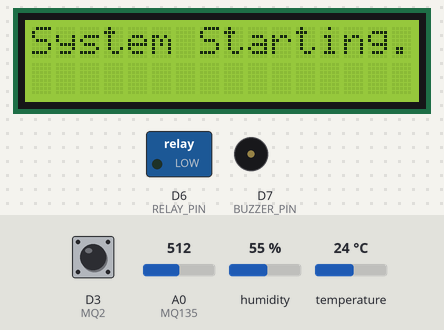
This sketch was run on a simulated ESP8266 (NodeMCU). Shown: 16×2 character LCD, switched loads named in the sketch (green lamp = pin HIGH), buzzer (waves = sounding, pin HIGH). Inputs (shaded band) come from the test bench; at power-on: A0 (MQ135) = 512, D3 (MQ2) HIGH, humidity 55 %, temperature 24 °C. WiFi joins after 1.5 s; servers stay silent unless stated; web services answer with replies made up by the test bench; what the sketch prints to the serial monitor is not drawn.

Above: at 2.4 s.
At 8.0 s:
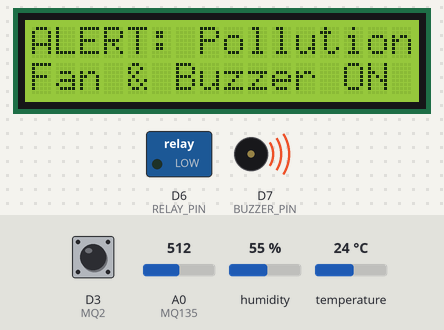
8.1 s: A0 (MQ135) set to 105
13.6 s: A0 (MQ135) set to 90
At 18.6 s:
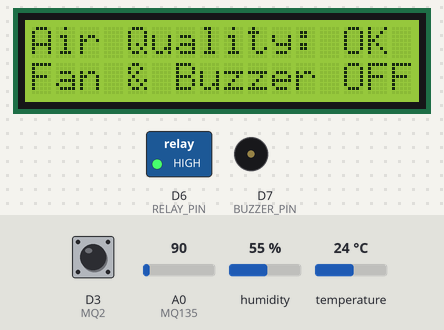
18.9 s: A0 (MQ135) set to 110
At 23.6 s:
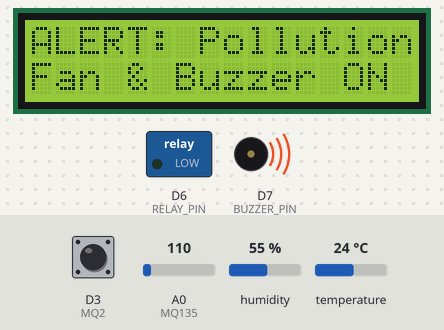
23.9 s: A0 (MQ135) set to 0
At 28.8 s:
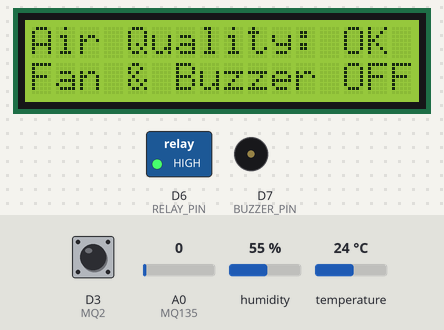
Timing chart, 0 to 29.9 s (numbered marks = the images above; inputs shaded):
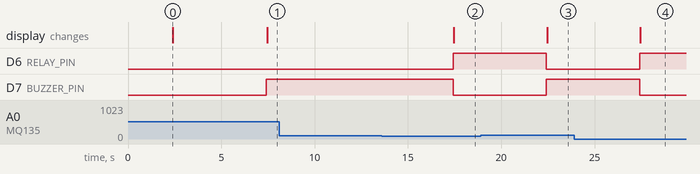

Measured:
- the behaviour switches between 101 and 100 on A0 (MQ135) (found by bisection; images 1 and 2)
- after the input at 8.1 s, every drawn part: stays the same
- after the input at 13.6 s, D6 (RELAY_PIN): LOW → HIGH after 3.8 s; D7 (BUZZER_PIN): HIGH → LOW after 3.8 s; the display: changes after 3.9 s (image 2)
- after the input at 18.9 s, D6 (RELAY_PIN): HIGH → LOW after 3.5 s; D7 (BUZZER_PIN): LOW → HIGH after 3.5 s; the display: changes after 3.6 s (image 3)
- after the input at 23.9 s, D6 (RELAY_PIN): LOW → HIGH after 3.5 s; D7 (BUZZER_PIN): HIGH → LOW after 3.5 s; the display: changes after 3.6 s (image 4)
- what the display in image 0 shows lasts 5.1 s, from 2.4 s to 7.5 s

The sketch:

smart_kitchen.ino
```cpp
/***************************************************************
 * Smart Kitchen Air Quality & Safety Monitoring System
 * Platform: NodeMCU ESP8266
 * Monitors temperature, humidity, air quality, and smoke.
 * Alerts via LCD & buzzer, controls fan via relay, and sends
 * data to Blynk & ThingSpeak.
 ***************************************************************/

#define BLYNK_TEMPLATE_ID   "YOUR_TEMPLATE_ID"
#define BLYNK_TEMPLATE_NAME "YOUR_TEMPLATE_NAME"
#define BLYNK_AUTH_TOKEN    "YOUR_BLYNK_AUTH_TOKEN"

#include <ESP8266WiFi.h>
#include <BlynkSimpleEsp8266.h>
#include <DHT.h>
#include <ESP8266HTTPClient.h>
#include <Wire.h>
#include <LiquidCrystal_PCF8574.h>

// WiFi and ThingSpeak credentials
char ssid[] = "YOUR_WIFI_SSID";
char pass[] = "YOUR_WIFI_PASSWORD";
String apiKey = "YOUR_THINGSPEAK_API_KEY";
const char* server = "api.thingspeak.com";

// Sensors
#define DHTPIN D4
#define DHTTYPE DHT22
DHT dht(DHTPIN, DHTTYPE);

#define MQ135 A0
#define MQ2 D3

// Actuators
#define BUZZER_PIN D7
#define RELAY_PIN D6

// LCD
LiquidCrystal_PCF8574 lcd(0x27);

// Thresholds
#define AIR_QUALITY_THRESHOLD 100

BlynkTimer timer;

void controlDevices(int airQuality) {
  if (airQuality > AIR_QUALITY_THRESHOLD) {
    digitalWrite(BUZZER_PIN, HIGH);
    digitalWrite(RELAY_PIN, LOW);
    lcd.clear();
    lcd.setCursor(0, 0); lcd.print("ALERT: Pollution!");
    lcd.setCursor(0, 1); lcd.print("Fan & Buzzer ON");
  } else {
    digitalWrite(BUZZER_PIN, LOW);
    digitalWrite(RELAY_PIN, HIGH);
    lcd.clear();
    lcd.setCursor(0, 0); lcd.print("Air Quality: OK");
    lcd.setCursor(0, 1); lcd.print("Fan & Buzzer OFF");
  }
}

void sendSensorData() {
  float temperature = dht.readTemperature();
  float humidity    = dht.readHumidity();
  int airQuality    = analogRead(MQ135);
  int gasLevel      = digitalRead(MQ2);

  Serial.print("Air Quality: "); Serial.print(airQuality);
  Serial.print("  Gas Level: "); Serial.println(gasLevel);

  if (isnan(temperature) || isnan(humidity)) {
    lcd.clear();
    lcd.setCursor(0, 0); lcd.print("DHT22 Error");
  } else {
    lcd.clear();
    lcd.setCursor(0, 0); lcd.print("Temp: " + String(temperature) + "C");
    lcd.setCursor(0, 1); lcd.print("Humid: " + String(humidity) + "%");
  }

  controlDevices(airQuality);

  // Send data to Blynk
  Blynk.virtualWrite(V1, temperature);
  Blynk.virtualWrite(V2, humidity);
  Blynk.virtualWrite(V3, airQuality);
  Blynk.virtualWrite(V4, gasLevel);

  // Send data to ThingSpeak
  if (WiFi.status() == WL_CONNECTED) {
    WiFiClient client;
    HTTPClient http;
    String url = "http://" + String(server) + "/update?api_key=" + apiKey +
                 "&field1=" + String(temperature) +
                 "&field2=" + String(humidity) +
                 "&field3=" + String(airQuality) +
                 "&field4=" + String(gasLevel);

    http.begin(client, url);
    http.GET();
    http.end();
  }
}

void setup() {
  Serial.begin(115200);
  WiFi.begin(ssid, pass);
  while (WiFi.status() != WL_CONNECTED) { delay(1000); Serial.print("."); }
  Blynk.begin(BLYNK_AUTH_TOKEN, ssid, pass);

  dht.begin();
  pinMode(MQ2, INPUT);
  pinMode(BUZZER_PIN, OUTPUT); digitalWrite(BUZZER_PIN, LOW);
  pinMode(RELAY_PIN, OUTPUT); digitalWrite(RELAY_PIN, LOW);

  lcd.begin(16, 2);
  lcd.setBacklight(255);
  lcd.setCursor(0, 0); lcd.print("System Starting...");

  timer.setInterval(5000L, sendSensorData);
}

void loop() {
  Blynk.run();
  timer.run();
}
```
